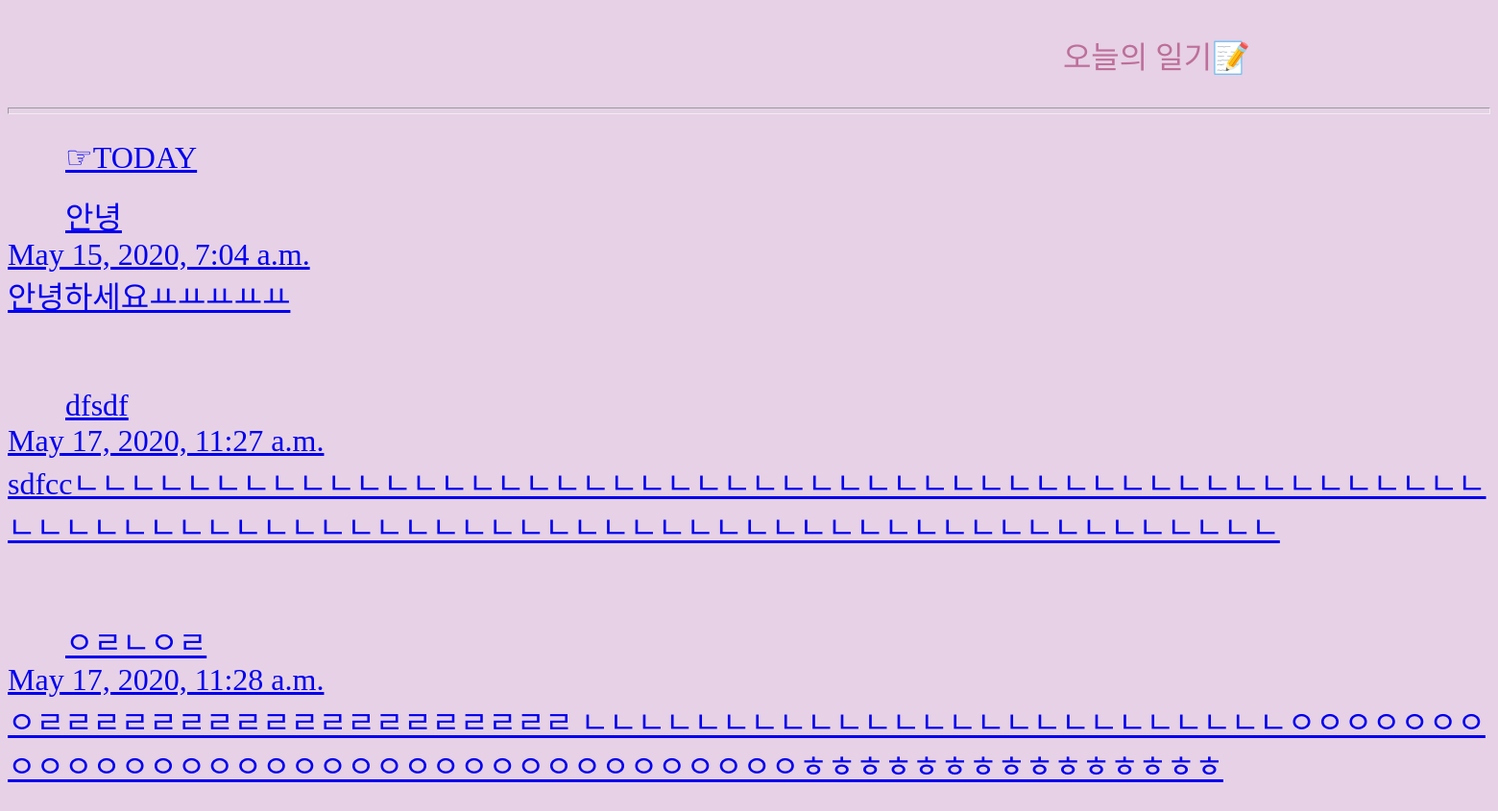
/ (lower part), run on an earlier commit of the app's database.
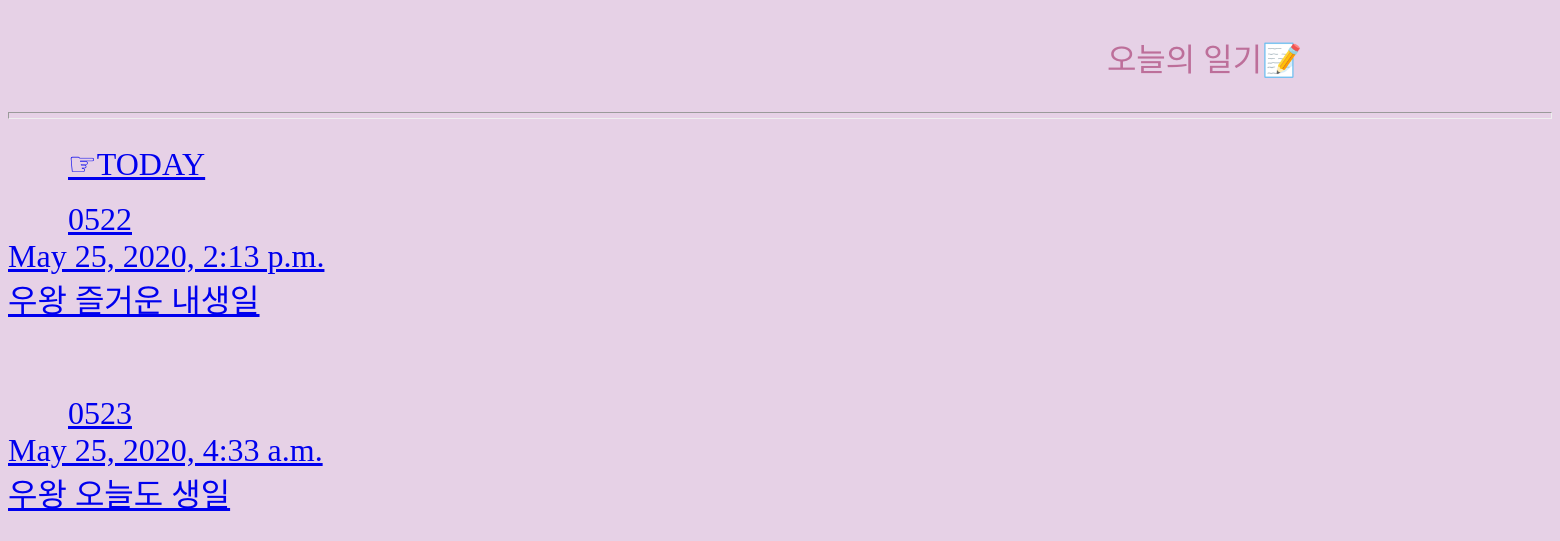
And on a later commit of the database.
### blog/models.py (models this page shows, shortened)
class Blog(models.Model):
    title = models.CharField(max_length=200)
    pub_date = models.DateTimeField()
    body = models.TextField()
    image = models.ImageField(upload_to="blog/", blank=True, null=True) #media/blog/파일이름
    like = models.ManyToManyField(settings.AUTH_USER_MODEL, related_name='likers')
    def summary(self):
        return self.body[:100]

### blog/views.py (the view)
# urls.py: path('',blog.views.list, name = "list"),
def list(request):
    blogs = Blog.objects.all()
    return render(request,'list.html',{'blogs':blogs})

### blog/templates/list.html (shortened to what this page needs)
<!DOCTYPE html>
<html lang="en">
<head>
</head>
<body>
    <p>오늘의 일기📝</p>
    <hr class="one">
    <br>
    <a href="{%url 'new'%}">☞TODAY</a>
    <br>
    <br>
    {% for blog in blogs%}
    <a href="{%url 'detail' blog.id%}">
    {{blog.title}}
    <br>
    {{blog.pub_date}}
    <br>
    {{blog.summary}}
    <br>
    <br>
    <br>
    {% endfor %}
</body>
</html>

### blog/templates/list.html (style rules this page uses)
body { background-color: rgb(230, 209, 230); }
a { font-size:2rem; margin-left: 60px; }
hr { color: black; width: auto; height: 5px; }
p { color: rgb(189, 111, 154); font-size: 2rem; text-align: right; margin-right: 250px; }

What changed in the data, as far as the page shows it:
removed Blog: title "안녕", pub_date "May 15, 2020, 7:04 a.m.", summary "안녕하세요ㅛㅛㅛㅛㅛ"
removed Blog: title "dfsdf", pub_date "May 17, 2020, 11:27 a.m.", summary "sdfccㄴㄴㄴㄴㄴㄴㄴㄴㄴㄴㄴㄴㄴㄴㄴㄴㄴㄴㄴㄴㄴㄴㄴㄴㄴㄴㄴㄴㄴㄴㄴㄴㄴㄴㄴㄴㄴㄴㄴㄴㄴㄴㄴㄴㄴㄴㄴㄴㄴㄴㄴㄴㄴㄴㄴㄴㄴㄴㄴㄴㄴㄴㄴㄴㄴㄴㄴㄴㄴㄴㄴㄴㄴㄴㄴㄴㄴㄴㄴㄴㄴㄴㄴㄴㄴㄴㄴㄴㄴㄴㄴㄴㄴㄴㄴ"
removed Blog: title "ㅇㄹㄴㅇㄹ", pub_date "May 17, 2020, 11:28 a.m.", summary "ㅇㄹㄹㄹㄹㄹㄹㄹㄹㄹㄹㄹㄹㄹㄹㄹㄹㄹㄹㄹ ㄴㄴㄴㄴㄴㄴㄴㄴㄴㄴㄴㄴㄴㄴㄴㄴㄴㄴㄴㄴㄴㄴㄴㄴㄴㅇㅇㅇㅇㅇㅇㅇㅇㅇㅇㅇㅇㅇㅇㅇㅇㅇㅇㅇㅇㅇㅇㅇㅇㅇㅇㅇㅇㅇㅇㅇㅇㅇㅇㅇㅎㅎㅎㅎㅎㅎㅎㅎㅎㅎㅎㅎㅎㅎㅎ"
added Blog: title "0522", pub_date "May 25, 2020, 2:13 p.m.", summary "우왕 즐거운 내생일"
added Blog: title "0523", pub_date "May 25, 2020, 4:33 a.m.", summary "우왕 오늘도 생일"
